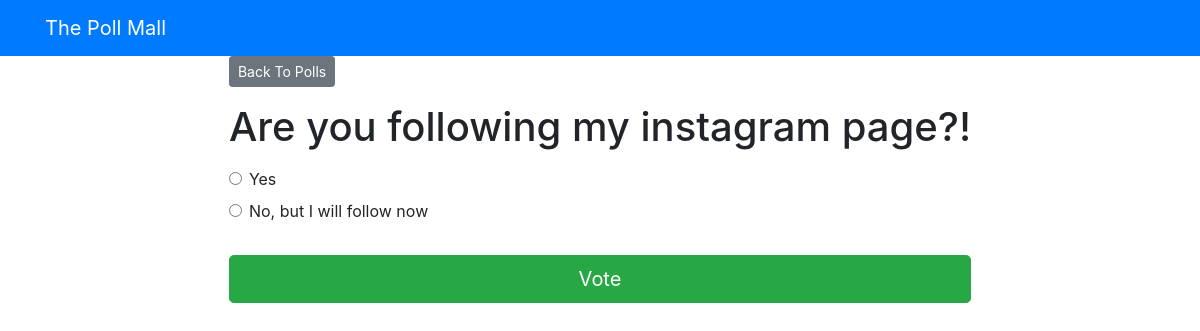
Page /polls/9/ on the committed database.
### pollApp/models.py (models this page shows, shortened)
class Question(models.Model):
    question_text = models.CharField(max_length = 300)
    pub_date = models.DateTimeField('date published')

class Choice(models.Model):
    question = models.ForeignKey(Question, on_delete = models.CASCADE)
    choice_text = models.CharField(max_length = 200)
    votes = models.IntegerField(default=0)

### pollApp/views.py (the view)
# urls.py: path('<int:question_id>/', views.detail, name='detail'),
def detail(request, question_id):
    try:
        question = Question.objects.get(pk = question_id)
    except Question.DoesNotExist:
        raise Http404('Question does not exist')
    return render(request, 'polls/detail.html',
                    {'question': question})

### templates/polls/detail.html (shortened to what this page needs)
{% extends 'base.html' %}
{% block content %}
<a class ="btn btn-secondary btn-sm mb-3" href ="{% url 'polls:index' %}">Back To Polls</a>
<h1 class ="text-center mb-3">{{ question.question_text }}</h1>
<form action ="{% url 'polls:vote' question.id %}" method ="post">
	{% for choice in question.choice_set.all %}
	<div class ="form-check">
		<input type ="radio" name ="choice" class ="form-check-input" id ="choice{{ forloop.counter }}"
			value ="{{ choice.id }}" />
		<label for ="choice{{ forloop.counter }}">{{ choice.choice_text }}</label>
	</div>
	{% endfor %}
	<input type ="submit" value ="Vote" class ="btn btn-success btn-lg btn-block mt-4" />
</form>
{% endblock %}

### rows in the picture
Question: question_text "Are you following my instagram page?!"
Choice: choice_text "Yes"
Choice: choice_text "No, but I will follow now"
